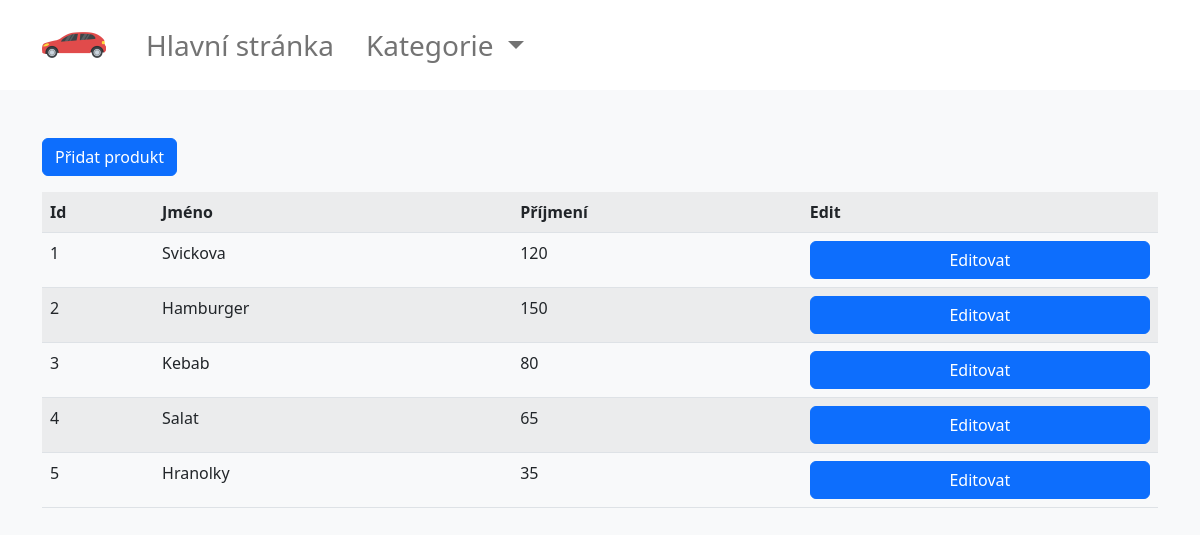
/produkty.php, run on an earlier commit of the app's database.
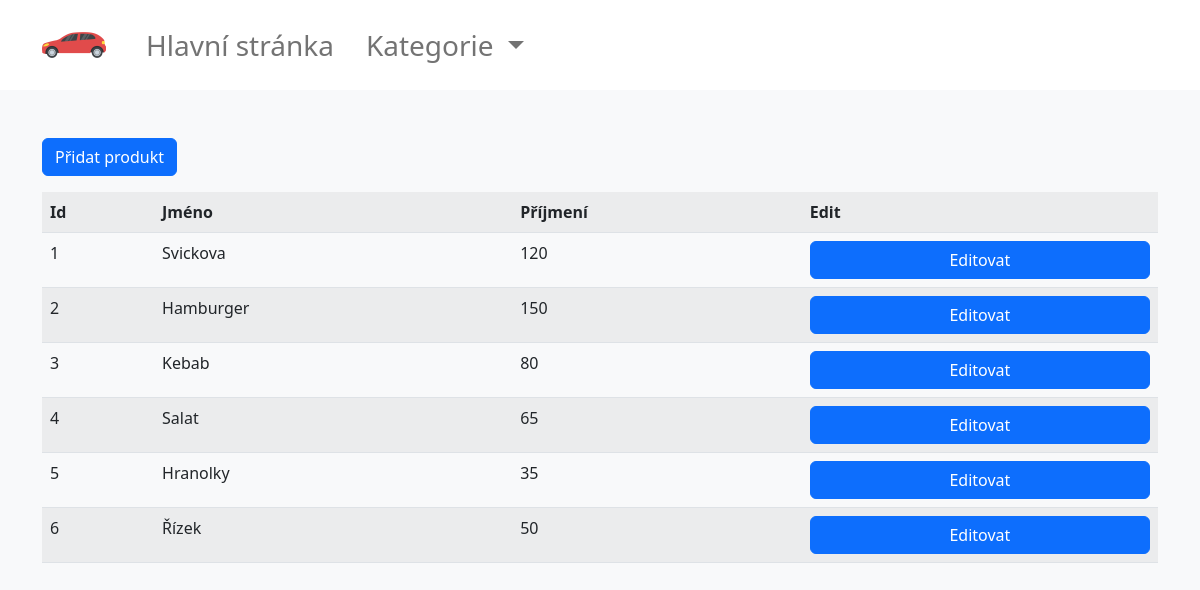
And on a later commit of the database.
### tables this page shows
CREATE TABLE `produkt` (
  `idp` int(11) NOT NULL,
  `nazev` varchar(255) NOT NULL,
  `cena` int(11) NOT NULL
);

### produkty.php (the view, shortened to what this page needs)
<!DOCTYPE html>
<html lang="en">
<head>
    <link href="https://cdn.jsdelivr.net/npm/bootstrap@5.2.0-beta1/dist/css/bootstrap.min.css" rel="stylesheet">
</head>
<body class="bg-light">
<main class="container pt-5">
    <button type="button" class="btn btn-primary mb-3" data-bs-toggle="modal" data-bs-target="#pridatKuryra">
        Přidat produkt
    </button>
    <?php
    $mysqli = new mysqli("localhost","root","","rozvoz");
    ?>
    <table class="table table-striped table-hover">
        <tr>
            <th>Id</th>
            <th>Jméno</th>
            <th>Příjmení</th>
            <th>Edit</th>
        </tr>
        <?php
        $produkty = mysqli_query($mysqli, "SELECT * FROM produkt", MYSQLI_USE_RESULT);
        foreach ($produkty as $produkt){
            echo "<tr>";
            echo "<td>$produkt[idp]</td>";
            echo "<td>$produkt[nazev]</td>";
            echo "<td>$produkt[cena]</td>";
            echo "<td>
<button type='button' class='w-100 btn btn-primary' data-bs-toggle='modal' data-bs-target='#exampleModal$produkt[idp]'>
Editovat            </button>
<div class='modal fade' id='exampleModal$produkt[idp]' tabindex='-1' aria-labelledby='exampleModalLabel$produkt[idp]' aria-hidden='true'>
  <div class='modal-dialog modal-fullscreen-md-down modal-dialog-centered'>
    <div class='modal-content'>
      <div class='modal-header'>
        <h5 class='modal-title' id='exampleModalLabel$produkt[idp]'>Modal title</h5>
        <button type='button' class='btn-close' data-bs-dismiss='modal' aria-label='Close'></button>
      </div>
      <div class='modal-body'>
        <form method='post' action='produkt_script.php'>
            <input type='hidden' value='$produkt[idp]' name='idp'>
            <div class='form-floating mb-3'>
                <input type='text' value='$produkt[nazev]' class='form-control' id='nazevInput$produkt[idp]' name='nazev' placeholder='name@example.com'>
                <label for='nazevInput$produkt[idp]'>Název</label>
            </div>
            <div class='form-floating mb-3'>
                <input type='number' value='$produkt[cena]' class='form-control' id='cenaInput$produkt[idp]' name='cena' placeholder='name@example.com'>
                <label for='cenaInput$produkt[idp]'>Cena</label>
            </div>
            <input type='submit' name='edit' class='w-100 btn btn-primary' value='Uložit'>
        </form>
      </div>
      <div class='modal-footer'>
        <button type='button' class='w-100 btn btn-danger ' data-bs-dismiss='modal'>Zavřít</button>
      </div>
    </div>
  </div>
</div>
</td>";
            echo "</tr>";
        }
        ?>
    </table>
</main>
</body>
</html>

What changed in the data, as far as the page shows it:
added produkt: idp "6", nazev "Řízek", cena "50"
